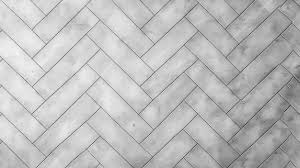
#> input picture Data/floor4.jpg, 300 x 168 px, found by its file name
$ python dt_hw.py
#> lines starting #> are read from the running program, lines starting #| are printed output that depends on the picture
import cv2
import numpy as np
import matplotlib.pyplot as plt
from scipy.spatial import Delaunay

# Load the square image
image = cv2.imread("D:/Quleep/Prototype/Code/Data/floor4.jpg")  # Replace with actual image path
#> image is the input picture: shape (168, 300, 3); min 42, max 251, mean 189.1
h, w = image.shape[:2]
#> h = 168; w = 300

# Step 1: Define source (square image) and destination (irregular shape) points
src_pts = np.array([
    [0, 0],       # Top-left
    [w-1, 0],     # Top-right
    [w-1, h-1],   # Bottom-right
    [0, h-1]      # Bottom-left
])
#> src_pts = [[0, 0], [299, 0], [299, 167], [0, 167]]

# Four main boundary points for homography
dst_pts = np.array([
    [0, 111],  # Top-left
    [297, 128],  # Top-right
    [297, 168],  # Bottom-right
    [0, 168]     # Bottom-left
])

# Compute Homography
H, _ = cv2.findHomography(src_pts, dst_pts, cv2.RANSAC)

# Warp the image using perspective transformation
output_width = int(max(dst_pts[:, 0]))
output_height = int(max(dst_pts[:, 1]))
warped_image = cv2.warpPerspective(image, H, (output_width, output_height))
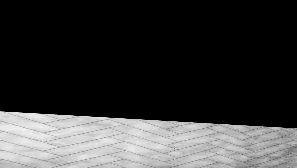
#> warped_image: shape (168, 297, 3); min 0, max 247, mean 56

# Step 2: Apply Delaunay triangulation on the warped space
extra_dst_pts = np.array([
    [240, 106], [255, 109], [280, 117], [297, 128], [0, 111],
    [1, 110], [4, 109], [16, 106], [58, 105]
], dtype=np.float32)

# Combine main boundary + extra points for triangulation
all_dst_pts = np.vstack((dst_pts, extra_dst_pts))

# Perform Delaunay triangulation
tri = Delaunay(all_dst_pts)

# Create an empty image to hold the final warped output
final_output = np.zeros((output_height, output_width, 3), dtype=np.uint8)

# Function to warp each triangle affinely
def warp_triangle(img, src_tri, dst_tri, output):
    matrix = cv2.getAffineTransform(np.float32(src_tri), np.float32(dst_tri))
    warped = cv2.warpAffine(img, matrix, (output.shape[1], output.shape[0]))

    # Create a mask for the triangle
    mask = np.zeros_like(output, dtype=np.uint8)
    cv2.fillConvexPoly(mask, np.int32(dst_tri), (255, 255, 255))

    # Combine warped triangle into final output
    output[np.where(mask != 0)] = warped[np.where(mask != 0)]

# Loop through each triangle and apply affine transformation
for simplex in tri.simplices:
    src_tri = src_pts[simplex % 4]  # Source: Original quadrilateral
    dst_tri = all_dst_pts[simplex]  # Destination: Triangulated irregular shape

    warp_triangle(warped_image, src_tri, dst_tri, final_output)
#> this loop made 9 passes
#> pass 1, in warp_triangle, `warped = cv2.warpAffine(img, matrix, (output.shape[1], output.shape[0]))`:
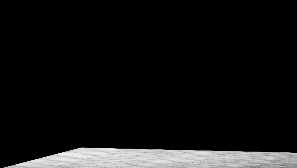
#> warped: shape (168, 297, 3); min 0, max 242, mean 18.6

# Display the results
plt.figure(figsize=(12, 6))
plt.subplot(1, 3, 1)
plt.imshow(cv2.cvtColor(image, cv2.COLOR_BGR2RGB))
plt.title("Original Image")

plt.subplot(1, 3, 2)
plt.imshow(cv2.cvtColor(warped_image, cv2.COLOR_BGR2RGB))
plt.title("Warped Image (Perspective)")

plt.subplot(1, 3, 3)
plt.imshow(cv2.cvtColor(final_output, cv2.COLOR_BGR2RGB))
plt.title("Final Warped Image (Perspective + Mesh)")

plt.show()
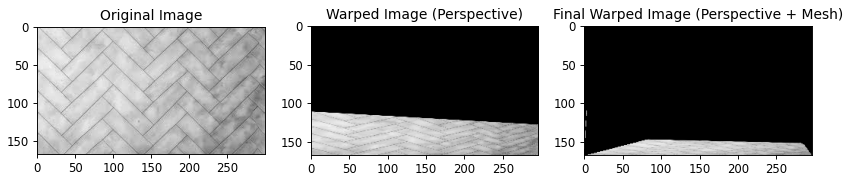
#> figure drawn by matplotlib, 3 panels

$ run again, with Data/floor1.jpg copied over Data/floor4.jpg
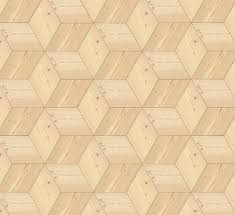
#> input picture Data/floor1.jpg, 235 x 215 px, found by its file name
#> image is the input picture: shape (215, 235, 3); mean B, G, R 164.5, 203.8, 231
#> the loop `for simplex in tri.simplices:` made 9 passes
#> pass 1, in warp_triangle, `warped = cv2.warpAffine(img, matrix, (output.shape[1], output.shape[0]))`:
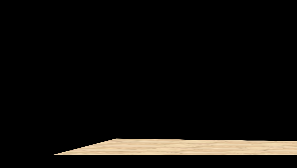
#> warped: shape (168, 297, 3); mean B, G, R 10.8, 13.3, 15.1
#> `plt.show()`:
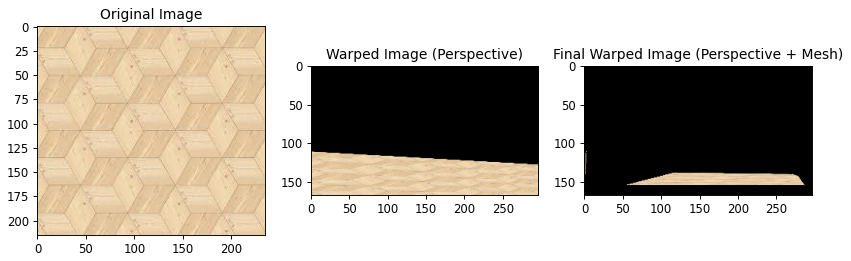
#> figure drawn by matplotlib, 3 panels

$ run again, with Data/floor2.jpg copied over Data/floor4.jpg
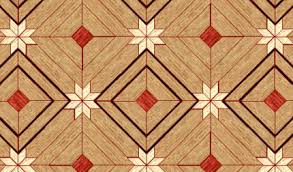
#> input picture Data/floor2.jpg, 293 x 172 px, found by its file name
#> image is the input picture: shape (172, 293, 3); mean B, G, R 99.3, 143.9, 192.2
#> the loop `for simplex in tri.simplices:` made 9 passes
#> pass 1, in warp_triangle, `warped = cv2.warpAffine(img, matrix, (output.shape[1], output.shape[0]))`:
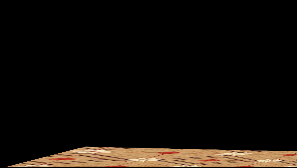
#> warped: shape (168, 297, 3); mean B, G, R 9.1, 13.3, 17.7
#> `plt.show()`:
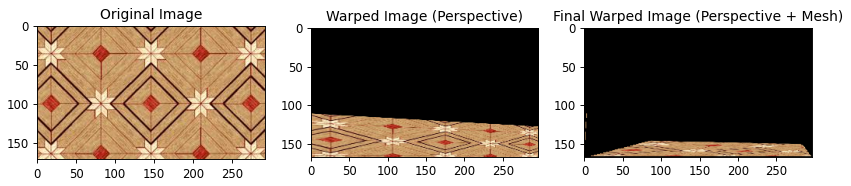
#> figure drawn by matplotlib, 3 panels
